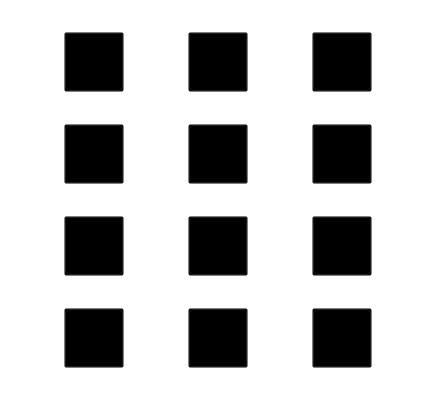
<?xml version="1.0" encoding="UTF-8"?>
<ui version="4.0">
 <class>MyNumberKeyboardWid</class>
 <widget class="QWidget" name="MyNumberKeyboardWid">
  <property name="geometry">
   <rect>
    <x>0</x>
    <y>0</y>
    <width>438</width>
    <height>404</height>
   </rect>
  </property>
  <property name="windowTitle">
   <string>Form</string>
  </property>
  <property name="styleSheet">
   <string notr="true">background-color: transparent;


</string>
  </property>
  <layout class="QGridLayout" name="gridLayout">
   <property name="sizeConstraint">
    <enum>QLayout::SetDefaultConstraint</enum>
   </property>
   <property name="leftMargin">
    <number>0</number>
   </property>
   <property name="topMargin">
    <number>0</number>
   </property>
   <property name="rightMargin">
    <number>0</number>
   </property>
   <property name="bottomMargin">
    <number>0</number>
   </property>
   <property name="spacing">
    <number>0</number>
   </property>
   <item row="3" column="0">
    <widget class="QPushButton" name="pushButton_space">
     <property name="minimumSize">
      <size>
       <width>60</width>
       <height>60</height>
      </size>
     </property>
     <property name="maximumSize">
      <size>
       <width>60</width>
       <height>60</height>
      </size>
     </property>
     <property name="font">
      <font>
       <pointsize>1</pointsize>
      </font>
     </property>
     <property name="text">
      <string>space</string>
     </property>
     <property name="iconSize">
      <size>
       <width>58</width>
       <height>58</height>
      </size>
     </property>
    </widget>
   </item>
   <item row="3" column="1">
    <widget class="QPushButton" name="pushButton_0">
     <property name="minimumSize">
      <size>
       <width>60</width>
       <height>60</height>
      </size>
     </property>
     <property name="maximumSize">
      <size>
       <width>60</width>
       <height>60</height>
      </size>
     </property>
     <property name="font">
      <font>
       <pointsize>1</pointsize>
      </font>
     </property>
     <property name="text">
      <string>0</string>
     </property>
     <property name="icon">
      <iconset resource="../images.qrc">
       <normaloff>:/new/prefix1/image/number/number20.png</normaloff>:/new/prefix1/image/number/number20.png</iconset>
     </property>
     <property name="iconSize">
      <size>
       <width>58</width>
       <height>58</height>
      </size>
     </property>
    </widget>
   </item>
   <item row="0" column="2">
    <widget class="QPushButton" name="pushButton_3">
     <property name="minimumSize">
      <size>
       <width>60</width>
       <height>60</height>
      </size>
     </property>
     <property name="maximumSize">
      <size>
       <width>60</width>
       <height>60</height>
      </size>
     </property>
     <property name="font">
      <font>
       <pointsize>1</pointsize>
      </font>
     </property>
     <property name="text">
      <string>3</string>
     </property>
     <property name="icon">
      <iconset resource="../images.qrc">
       <normaloff>:/new/prefix1/image/number/number13.png</normaloff>:/new/prefix1/image/number/number13.png</iconset>
     </property>
     <property name="iconSize">
      <size>
       <width>58</width>
       <height>58</height>
      </size>
     </property>
    </widget>
   </item>
   <item row="2" column="0">
    <widget class="QPushButton" name="pushButton_7">
     <property name="minimumSize">
      <size>
       <width>60</width>
       <height>60</height>
      </size>
     </property>
     <property name="maximumSize">
      <size>
       <width>60</width>
       <height>60</height>
      </size>
     </property>
     <property name="font">
      <font>
       <pointsize>1</pointsize>
      </font>
     </property>
     <property name="text">
      <string>7</string>
     </property>
     <property name="icon">
      <iconset resource="../images.qrc">
       <normaloff>:/new/prefix1/image/number/number17.png</normaloff>:/new/prefix1/image/number/number17.png</iconset>
     </property>
     <property name="iconSize">
      <size>
       <width>58</width>
       <height>58</height>
      </size>
     </property>
    </widget>
   </item>
   <item row="1" column="0">
    <widget class="QPushButton" name="pushButton_4">
     <property name="minimumSize">
      <size>
       <width>60</width>
       <height>60</height>
      </size>
     </property>
     <property name="maximumSize">
      <size>
       <width>60</width>
       <height>60</height>
      </size>
     </property>
     <property name="font">
      <font>
       <pointsize>1</pointsize>
      </font>
     </property>
     <property name="text">
      <string>4</string>
     </property>
     <property name="icon">
      <iconset resource="../images.qrc">
       <normaloff>:/new/prefix1/image/number/number14.png</normaloff>:/new/prefix1/image/number/number14.png</iconset>
     </property>
     <property name="iconSize">
      <size>
       <width>58</width>
       <height>58</height>
      </size>
     </property>
    </widget>
   </item>
   <item row="1" column="1">
    <widget class="QPushButton" name="pushButton_5">
     <property name="minimumSize">
      <size>
       <width>60</width>
       <height>60</height>
      </size>
     </property>
     <property name="maximumSize">
      <size>
       <width>60</width>
       <height>60</height>
      </size>
     </property>
     <property name="font">
      <font>
       <pointsize>1</pointsize>
      </font>
     </property>
     <property name="text">
      <string>5</string>
     </property>
     <property name="icon">
      <iconset resource="../images.qrc">
       <normaloff>:/new/prefix1/image/number/number15.png</normaloff>:/new/prefix1/image/number/number15.png</iconset>
     </property>
     <property name="iconSize">
      <size>
       <width>58</width>
       <height>58</height>
      </size>
     </property>
    </widget>
   </item>
   <item row="2" column="2">
    <widget class="QPushButton" name="pushButton_9">
     <property name="minimumSize">
      <size>
       <width>60</width>
       <height>60</height>
      </size>
     </property>
     <property name="maximumSize">
      <size>
       <width>60</width>
       <height>60</height>
      </size>
     </property>
     <property name="font">
      <font>
       <pointsize>1</pointsize>
      </font>
     </property>
     <property name="text">
      <string>9</string>
     </property>
     <property name="icon">
      <iconset resource="../images.qrc">
       <normaloff>:/new/prefix1/image/number/number19.png</normaloff>:/new/prefix1/image/number/number19.png</iconset>
     </property>
     <property name="iconSize">
      <size>
       <width>58</width>
       <height>58</height>
      </size>
     </property>
    </widget>
   </item>
   <item row="0" column="0">
    <widget class="QPushButton" name="pushButton_1">
     <property name="minimumSize">
      <size>
       <width>60</width>
       <height>60</height>
      </size>
     </property>
     <property name="maximumSize">
      <size>
       <width>60</width>
       <height>60</height>
      </size>
     </property>
     <property name="font">
      <font>
       <pointsize>1</pointsize>
      </font>
     </property>
     <property name="text">
      <string>1</string>
     </property>
     <property name="icon">
      <iconset resource="../images.qrc">
       <normaloff>:/new/prefix1/image/number/number11.png</normaloff>:/new/prefix1/image/number/number11.png</iconset>
     </property>
     <property name="iconSize">
      <size>
       <width>58</width>
       <height>58</height>
      </size>
     </property>
     <property name="flat">
      <bool>false</bool>
     </property>
    </widget>
   </item>
   <item row="0" column="1">
    <widget class="QPushButton" name="pushButton_2">
     <property name="minimumSize">
      <size>
       <width>60</width>
       <height>60</height>
      </size>
     </property>
     <property name="maximumSize">
      <size>
       <width>60</width>
       <height>60</height>
      </size>
     </property>
     <property name="font">
      <font>
       <pointsize>1</pointsize>
      </font>
     </property>
     <property name="layoutDirection">
      <enum>Qt::LeftToRight</enum>
     </property>
     <property name="autoFillBackground">
      <bool>false</bool>
     </property>
     <property name="text">
      <string>2</string>
     </property>
     <property name="icon">
      <iconset resource="../images.qrc">
       <normaloff>:/new/prefix1/image/number/number12.png</normaloff>:/new/prefix1/image/number/number12.png</iconset>
     </property>
     <property name="iconSize">
      <size>
       <width>58</width>
       <height>58</height>
      </size>
     </property>
    </widget>
   </item>
   <item row="1" column="2">
    <widget class="QPushButton" name="pushButton_6">
     <property name="minimumSize">
      <size>
       <width>60</width>
       <height>60</height>
      </size>
     </property>
     <property name="maximumSize">
      <size>
       <width>60</width>
       <height>60</height>
      </size>
     </property>
     <property name="font">
      <font>
       <pointsize>1</pointsize>
      </font>
     </property>
     <property name="text">
      <string>6</string>
     </property>
     <property name="icon">
      <iconset resource="../images.qrc">
       <normaloff>:/new/prefix1/image/number/number16.png</normaloff>:/new/prefix1/image/number/number16.png</iconset>
     </property>
     <property name="iconSize">
      <size>
       <width>58</width>
       <height>58</height>
      </size>
     </property>
    </widget>
   </item>
   <item row="2" column="1">
    <widget class="QPushButton" name="pushButton_8">
     <property name="minimumSize">
      <size>
       <width>60</width>
       <height>60</height>
      </size>
     </property>
     <property name="maximumSize">
      <size>
       <width>60</width>
       <height>60</height>
      </size>
     </property>
     <property name="font">
      <font>
       <pointsize>1</pointsize>
      </font>
     </property>
     <property name="text">
      <string>8</string>
     </property>
     <property name="icon">
      <iconset resource="../images.qrc">
       <normaloff>:/new/prefix1/image/number/number18.png</normaloff>:/new/prefix1/image/number/number18.png</iconset>
     </property>
     <property name="iconSize">
      <size>
       <width>58</width>
       <height>58</height>
      </size>
     </property>
    </widget>
   </item>
   <item row="3" column="2">
    <widget class="QPushButton" name="pushButton_delate">
     <property name="minimumSize">
      <size>
       <width>60</width>
       <height>60</height>
      </size>
     </property>
     <property name="maximumSize">
      <size>
       <width>60</width>
       <height>60</height>
      </size>
     </property>
     <property name="font">
      <font>
       <pointsize>1</pointsize>
      </font>
     </property>
     <property name="text">
      <string>delate</string>
     </property>
     <property name="icon">
      <iconset resource="../images.qrc">
       <normaloff>:/new/prefix1/image/number/backspace.png</normaloff>:/new/prefix1/image/number/backspace.png</iconset>
     </property>
     <property name="iconSize">
      <size>
       <width>56</width>
       <height>57</height>
      </size>
     </property>
     <property name="default">
      <bool>false</bool>
     </property>
    </widget>
   </item>
  </layout>
 </widget>
 <resources>
  <include location="../images.qrc"/>
 </resources>
 <connections/>
</ui>
